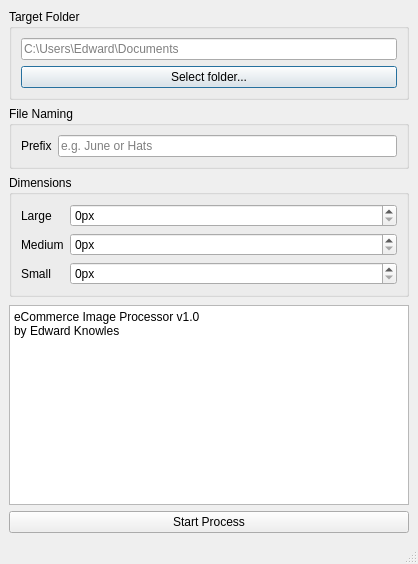
<?xml version="1.0" encoding="UTF-8"?>
<ui version="4.0">
 <class>MainWindow</class>
 <widget class="QMainWindow" name="MainWindow">
  <property name="geometry">
   <rect>
    <x>0</x>
    <y>0</y>
    <width>418</width>
    <height>564</height>
   </rect>
  </property>
  <property name="windowTitle">
   <string>eCIP</string>
  </property>
  <property name="windowIcon">
   <iconset>
    <normaloff>Icon.ico</normaloff>Icon.ico</iconset>
  </property>
  <widget class="QWidget" name="centralwidget">
   <layout class="QVBoxLayout" name="verticalLayout">
    <item>
     <widget class="QGroupBox" name="groupBox">
      <property name="title">
       <string>Target Folder</string>
      </property>
      <layout class="QVBoxLayout" name="verticalLayout_2">
       <item>
        <widget class="QLineEdit" name="Target_LineEdit">
         <property name="enabled">
          <bool>true</bool>
         </property>
         <property name="statusTip">
          <string>Target location</string>
         </property>
         <property name="dragEnabled">
          <bool>true</bool>
         </property>
         <property name="readOnly">
          <bool>true</bool>
         </property>
         <property name="placeholderText">
          <string>C:\Users\Edward\Documents</string>
         </property>
        </widget>
       </item>
       <item>
        <widget class="QPushButton" name="Target_Button">
         <property name="statusTip">
          <string>Navigate to your target folder...</string>
         </property>
         <property name="text">
          <string>Select folder...</string>
         </property>
         <property name="default">
          <bool>true</bool>
         </property>
         <property name="flat">
          <bool>false</bool>
         </property>
        </widget>
       </item>
      </layout>
     </widget>
    </item>
    <item>
     <widget class="QGroupBox" name="groupBox_2">
      <property name="title">
       <string>File Naming</string>
      </property>
      <layout class="QFormLayout" name="formLayout_2">
       <item row="1" column="0">
        <widget class="QLabel" name="label_4">
         <property name="text">
          <string>Prefix</string>
         </property>
        </widget>
       </item>
       <item row="1" column="1">
        <widget class="QLineEdit" name="prefixedit">
         <property name="placeholderText">
          <string>e.g. June or Hats</string>
         </property>
        </widget>
       </item>
      </layout>
     </widget>
    </item>
    <item>
     <widget class="QGroupBox" name="Dimensions_Box">
      <property name="title">
       <string>Dimensions</string>
      </property>
      <layout class="QFormLayout" name="formLayout">
       <item row="1" column="0">
        <widget class="QLabel" name="label">
         <property name="text">
          <string>Large</string>
         </property>
        </widget>
       </item>
       <item row="1" column="1">
        <widget class="QSpinBox" name="lsize">
         <property name="suffix">
          <string>px</string>
         </property>
         <property name="maximum">
          <number>9999</number>
         </property>
         <property name="value">
          <number>0</number>
         </property>
        </widget>
       </item>
       <item row="2" column="0">
        <widget class="QLabel" name="label_2">
         <property name="text">
          <string>Medium</string>
         </property>
        </widget>
       </item>
       <item row="2" column="1">
        <widget class="QSpinBox" name="msize">
         <property name="suffix">
          <string>px</string>
         </property>
         <property name="maximum">
          <number>9999</number>
         </property>
         <property name="value">
          <number>0</number>
         </property>
        </widget>
       </item>
       <item row="3" column="0">
        <widget class="QLabel" name="label_3">
         <property name="text">
          <string>Small</string>
         </property>
        </widget>
       </item>
       <item row="3" column="1">
        <widget class="QSpinBox" name="ssize">
         <property name="suffix">
          <string>px</string>
         </property>
         <property name="maximum">
          <number>9999</number>
         </property>
         <property name="value">
          <number>0</number>
         </property>
        </widget>
       </item>
      </layout>
     </widget>
    </item>
    <item>
     <spacer name="verticalSpacer">
      <property name="orientation">
       <enum>Qt::Vertical</enum>
      </property>
      <property name="sizeHint" stdset="0">
       <size>
        <width>20</width>
        <height>40</height>
       </size>
      </property>
     </spacer>
    </item>
    <item>
     <widget class="QPlainTextEdit" name="plainTextEdit">
      <property name="minimumSize">
       <size>
        <width>400</width>
        <height>200</height>
       </size>
      </property>
      <property name="plainText">
       <string>eCommerce Image Processor v1.0
by Edward Knowles</string>
      </property>
     </widget>
    </item>
    <item>
     <widget class="QPushButton" name="Run_Button">
      <property name="statusTip">
       <string>Click here to start the batch</string>
      </property>
      <property name="text">
       <string>Start Process</string>
      </property>
     </widget>
    </item>
   </layout>
  </widget>
  <widget class="QMenuBar" name="menubar">
   <property name="geometry">
    <rect>
     <x>0</x>
     <y>0</y>
     <width>418</width>
     <height>21</height>
    </rect>
   </property>
  </widget>
  <widget class="QStatusBar" name="statusbar"/>
 </widget>
 <resources/>
 <connections/>
</ui>
